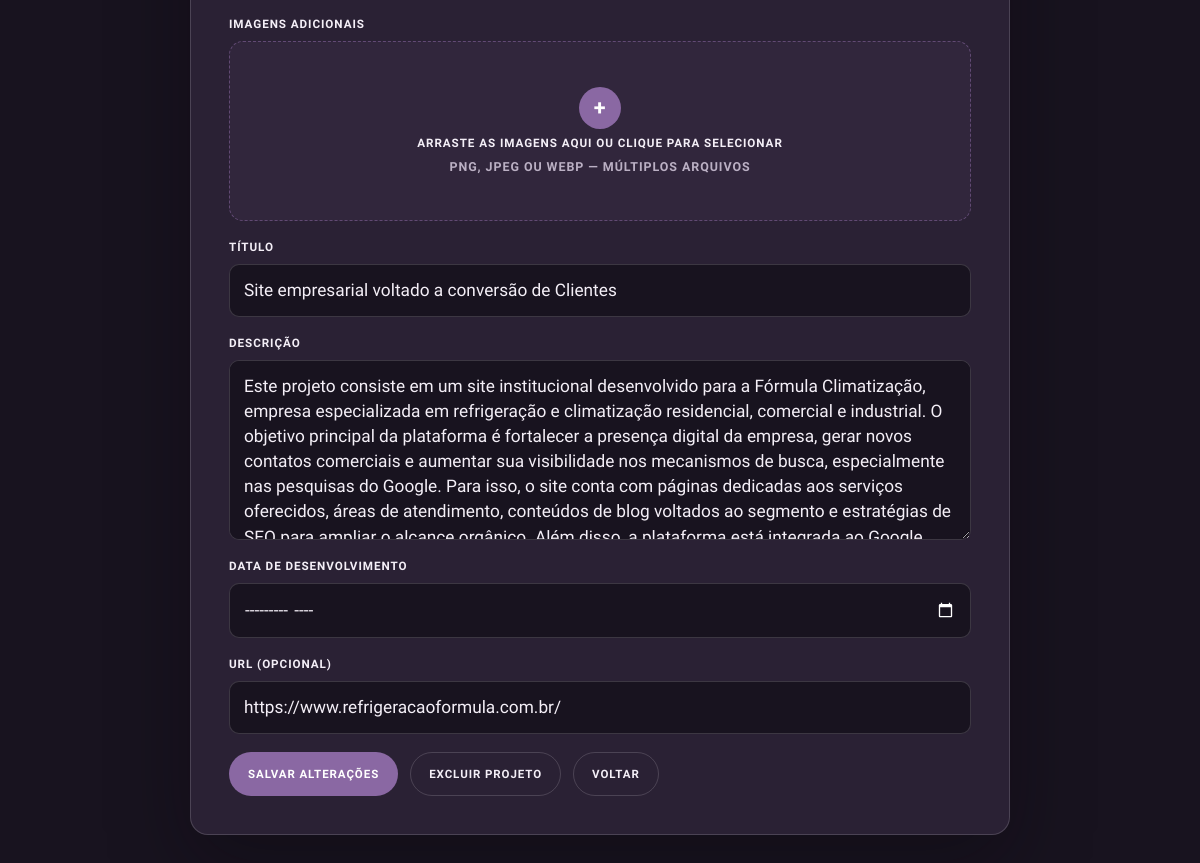
/editar_projeto/5/ (signed in, lower part), run on an earlier commit of the app's database.
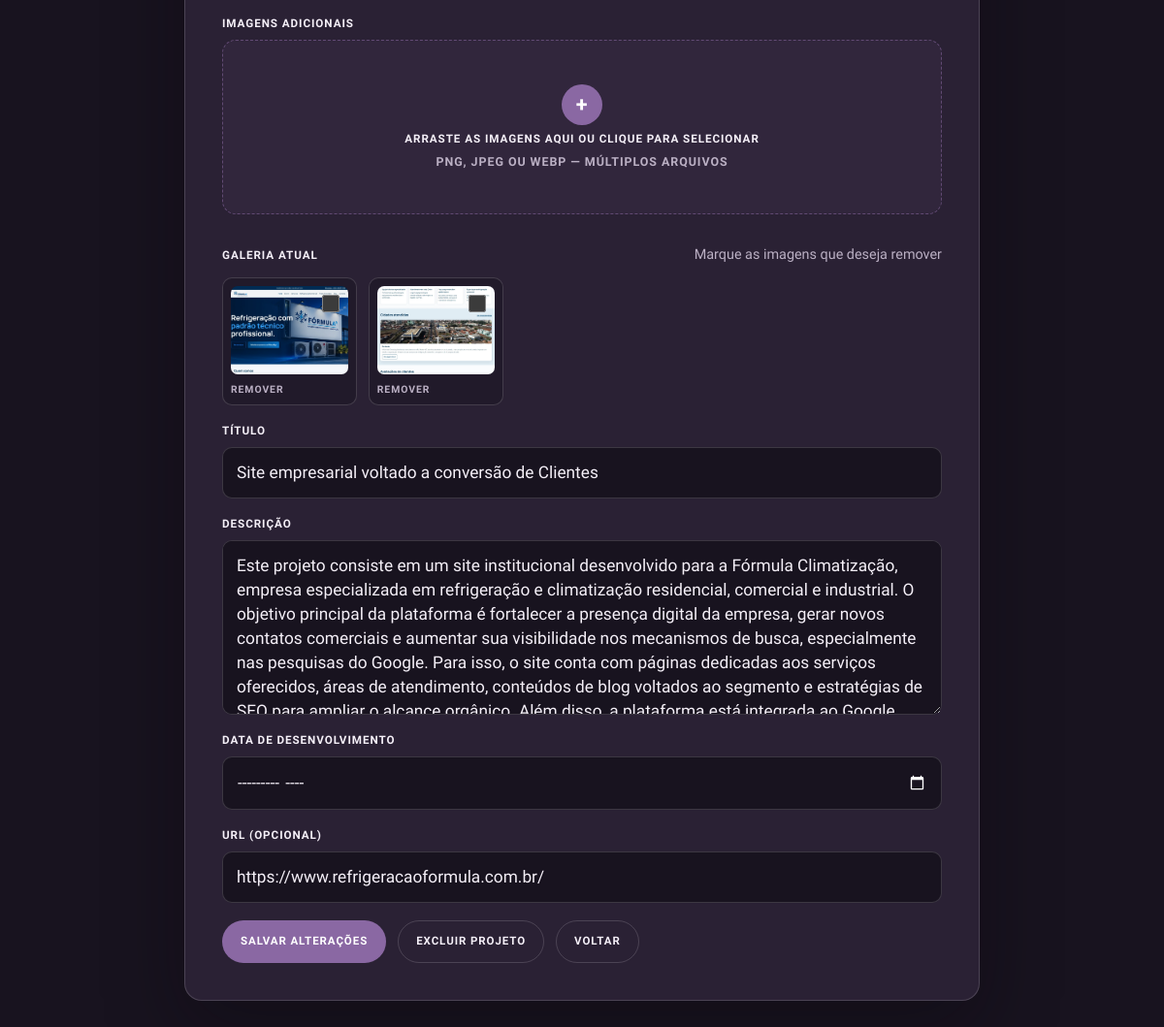
And on a later commit of the database.
### app/models.py (models this page shows, shortened)
class ImagemProjeto(models.Model):
    projeto = models.ForeignKey(
        Projeto,
        on_delete=models.CASCADE,
        related_name='imagens',
    )
    imagem = models.ImageField(upload_to='projetos/galeria/')
    ordem = models.PositiveIntegerField(default=0)
    data_criacao = models.DateTimeField(auto_now_add=True)
    class Meta:
        ordering = ('ordem', 'pk')

### app/views.py (the view, shortened to what this page needs)
# urls.py: path('editar_projeto/<int:projeto_id>/', views.editar_projeto, name='editar_projeto'),
@login_required(login_url='index')
def editar_projeto(request, projeto_id):
    projeto = get_object_or_404(
        Projeto.objects.prefetch_related('imagens'),
        id=projeto_id,
    )
    return render(request, 'editar_projeto.html', {'projeto': projeto})

### app/templates/editar_projeto.html (shortened to what this page needs)
{% extends "base.html" %}
{% block content %}
<section>
    {% if projeto %}
        <div class="form-card">
            <form method="post" enctype="multipart/form-data">
                {% include "partials/galeria_upload.html" with imagens_existentes=projeto.imagens.all %}
                <div class="field">
                    <label for="titulo">Título</label>
                    <input type="text" name="titulo" id="titulo" value="{{ projeto.titulo }}" required>
                </div>
                <div class="field">
                    <label for="descricao">Descrição</label>
                    <textarea name="descricao" id="descricao" required>{{ projeto.descricao }}</textarea>
                </div>
                <div class="field">
                    <label for="data_desenvolvimento">Data de desenvolvimento</label>
                    <input
                        type="month"
                        name="data_desenvolvimento"
                        id="data_desenvolvimento"
                        value="{% if projeto.data_desenvolvimento %}{{ projeto.data_desenvolvimento|date:'Y-m' }}{% endif %}"
                    >
                </div>
                <div class="field">
                    <label for="url">URL (opcional)</label>
                    <input type="text" name="url" id="url" value="{{ projeto.url }}">
                </div>
                <div class="form-actions">
                    <button class="button" type="submit">Salvar alterações</button>
                    <a class="ghost-button" href="{% url 'deletar_projeto' projeto.id %}">Excluir projeto</a>
                    <a class="ghost-button" href="{% url 'index' %}">Voltar</a>
                </div>
            </form>
        </div>
    {% else %}
        <div class="empty-state">Projeto não encontrado.</div>
    {% endif %}
</section>
{% endblock %}

### app/templates/partials/galeria_upload.html (shortened to what this page needs)
<div class="field gallery-upload" data-gallery-upload>
    <label for="imagens">Imagens adicionais</label>
    <label class="capa-dropzone gallery-dropzone" for="imagens" data-gallery-dropzone>
        <span class="capa-dropzone-icon" aria-hidden="true">+</span>
        <span class="capa-dropzone-title" data-gallery-title>
            Arraste as imagens aqui ou clique para selecionar
        </span>
        <span class="capa-dropzone-help">PNG, JPEG ou WebP — múltiplos arquivos</span>
    </label>
    {% if imagens_existentes %}
    <div class="gallery-existing">
        <div class="gallery-existing-heading">
            <span>Galeria atual</span>
            <small>Marque as imagens que deseja remover</small>
        </div>
        <div class="gallery-existing-grid">
            {% for item in imagens_existentes %}
            <label class="gallery-existing-item">
                <img src="{{ item.imagem.url }}" alt="Imagem adicional {{ forloop.counter }} de {{ projeto.titulo }}">
                <input type="checkbox" name="remover_imagens" value="{{ item.id }}">
                <span>Remover</span>
            </label>
            {% endfor %}
        </div>
    </div>
    {% endif %}
</div>

What changed in the data, as far as the page shows it:
added ImagemProjeto: imagem (picture)
added ImagemProjeto: imagem (picture)
Also different on the page:
text now shown: "GALERIA ATUAL Marque as imagens que deseja remover"
